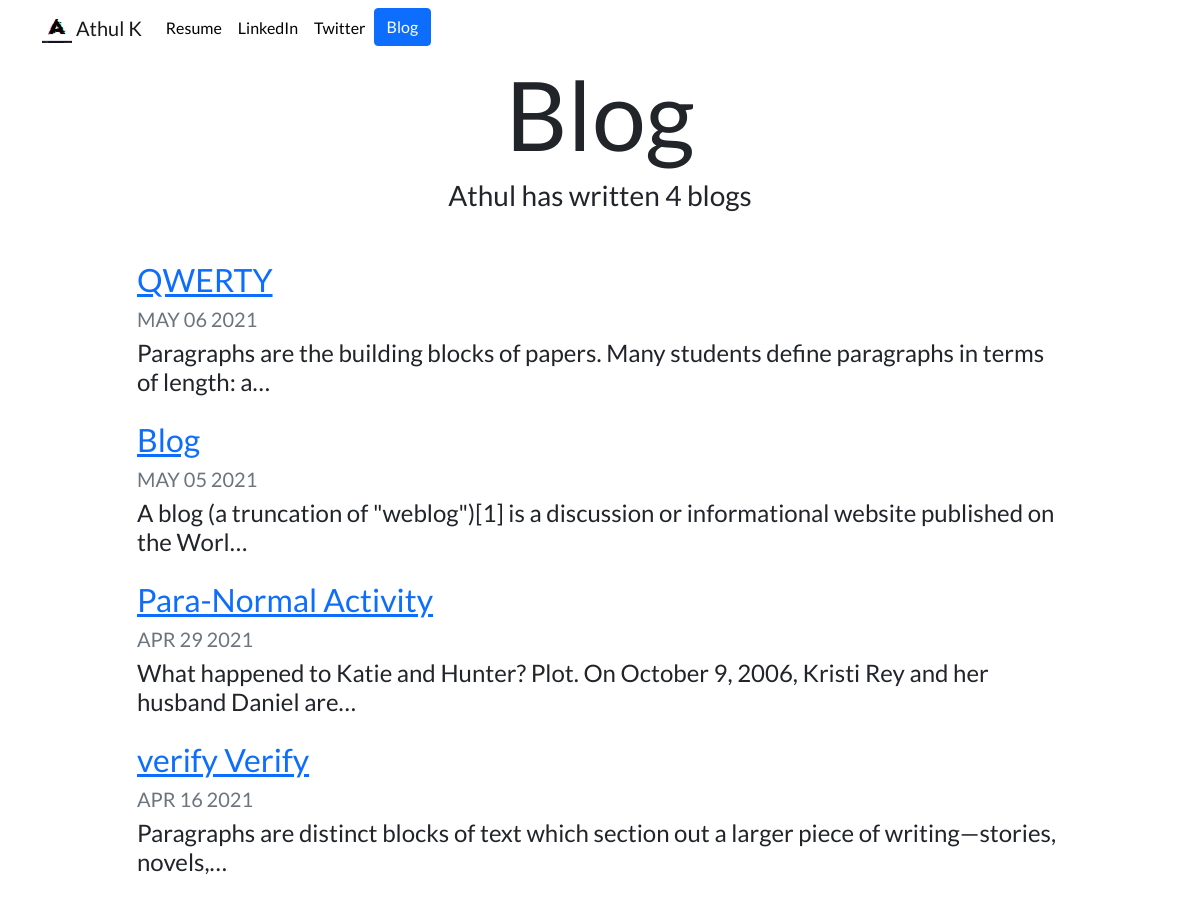
Screenshot of /blog/ with the database file from the repository.
### blog/models.py (models this page shows, shortened)
class blog(models.Model):
    title = models.CharField(max_length=200)
    description = models.TextField()
    date=models.DateField()

### blog/views.py (the view)
# urls.py: path('', views.all_blogs,name='all_blogs'),
def all_blogs(request):
    blogs=blog.objects.order_by('-date')
    return render(request,'blog/all_blog.html',{'blogs':blogs})

### blog/templates/blog/all_blog.html
{% extends "portfolio/base.html" %}
{% load static %}
{% block content %}
<h1 id="blogtitle" class="font-weight-bold text-center">Blog</h1>
<h3 class="text-center mb-5">Athul has written {{ blogs.count }} blog{{ blogs.count|pluralize }}</h3>
{% for blog in blogs %}
<div class="row justify-content-center my-3">
  <div class="col-md-10">
    <a href="{% url 'blog:detail' blog.id %}">
      <h2>{{ blog.title }}</h2>
    </a>
    <h5 class="text-muted">{{ blog.date|date:'M d Y'|upper }}</h5>
    <h4>{{ blog.description|striptags|truncatechars:100 }}</h4>
  </div>
</div>
{% endfor %}
{% endblock %}

### portfolio/templates/portfolio/base.html (shortened to what this page needs)
{% load static %}
<!doctype html>
<html lang="en">
  <head>
    <link href="https://cdn.jsdelivr.net/npm/bootstrap@5.0.0-beta3/dist/css/bootstrap.min.css" rel="stylesheet">
    <link rel="stylesheet" href="{% static "portfolio\custom.css" %}">
  </head>
  <body>
    <nav id="topNav" class="navbar navbar-expand-md navbar-light">
    <div class="container">
      <a class="navbar-brand" href="{% url 'home' %}">
        <img src="{% static "portfolio/Logo.png" %}" width="30" height="30" class="d-inline-block align-top" alt="Nick's Logo">
        <span>Athul K</span>
      </a>
      <div class="collapse navbar-collapse text-center" id="navbarNav">
        <ul class="navbar-nav ml-auto">
          <li class="nav-item">
            <a class="nav-link" href="{% static "portfolio/resume.pdf" %}" target="_blank">Resume</a>
          </li>
          <li class="nav-item">
            <a class="nav-link" href="https://www.linkedin.com/in/athul-k/" target="_blank">LinkedIn</a>
          </li>
          <li class="nav-item">
            <a class="nav-link" href="https://twitter.com" target="_blank">Twitter</a>
          </li>
          <li>
            <a role="button" href="{% url 'blog:all_blogs' %}" class="btn btn-primary">Blog</a>
          </li>
        </ul>
      </div>
    </div>
  </nav>
  <div class="container">
    {% block content %}{% endblock %}
  </div>
</body>
</html>

### portfolio/static/portfolio/custom.css (style rules this page uses)
.navbar-nav .nav-link { color: rgba(0,0,0,1) !important; }
body { font-family: 'Lato', sans-serif; }
#blogtitle { font-size: 6rem; }

### rows the page displays
blog: title "QWERTY", date "MAY 06 2021", description "Paragraphs are the building blocks of papers. Many students define paragraphs in terms of length: a…"
blog: title "Blog", date "MAY 05 2021", description "A blog (a truncation of \"weblog\")[1] is a discussion or informational website published on the Worl…"
blog: title "Para-Normal Activity", date "APR 29 2021", description "What happened to Katie and Hunter? Plot. On October 9, 2006, Kristi Rey and her husband Daniel are…"
blog: title "verify Verify", date "APR 16 2021", description "Paragraphs are distinct blocks of text which section out a larger piece of writing—stories, novels,…"

### other values shown
{{ blogs.count }} "4"
